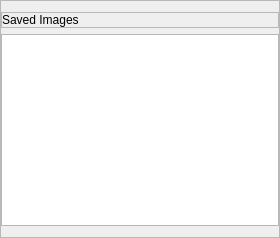
               <widget class="QFrame" name="frame_30">
                <property name="minimumSize">
                 <size>
                  <width>280</width>
                  <height>0</height>
                 </size>
                </property>
                <property name="maximumSize">
                 <size>
                  <width>280</width>
                  <height>16777215</height>
                 </size>
                </property>
                <property name="frameShape">
                 <enum>QFrame::StyledPanel</enum>
                </property>
                <property name="frameShadow">
                 <enum>QFrame::Raised</enum>
                </property>
                <layout class="QVBoxLayout" name="verticalLayout_33">
                 <property name="leftMargin">
                  <number>0</number>
                 </property>
                 <property name="rightMargin">
                  <number>0</number>
                 </property>
                 <item>
                  <widget class="QFrame" name="frame_31">
                   <property name="frameShape">
                    <enum>QFrame::StyledPanel</enum>
                   </property>
                   <property name="frameShadow">
                    <enum>QFrame::Raised</enum>
                   </property>
                   <layout class="QHBoxLayout" name="horizontalLayout_16">
                    <property name="spacing">
                     <number>0</number>
                    </property>
                    <property name="leftMargin">
                     <number>0</number>
                    </property>
                    <property name="topMargin">
                     <number>0</number>
                    </property>
                    <property name="rightMargin">
                     <number>0</number>
                    </property>
                    <property name="bottomMargin">
                     <number>0</number>
                    </property>
                    <item>
                     <widget class="QLabel" name="extracted_listwidget_2">
                      <property name="text">
                       <string>Saved Images</string>
                      </property>
                     </widget>
                    </item>
                   </layout>
                  </widget>
                 </item>
                 <item>
                  <widget class="QListWidget" name="saved_images_listwidget">
                   <property name="frameShape">
                    <enum>QFrame::StyledPanel</enum>
                   </property>
                  </widget>
                 </item>
                </layout>
               </widget>
